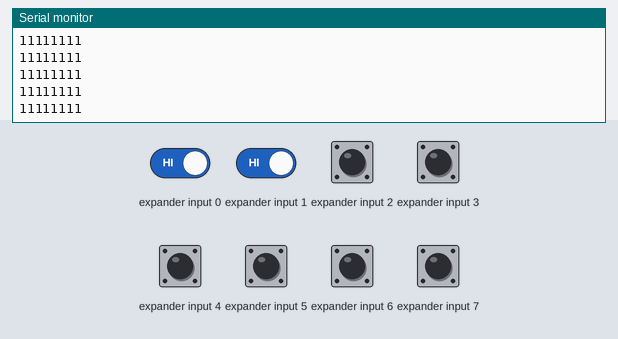
Bench run of a sketch on a simulated Arduino Uno, built with avr-gcc and run on an emulated ATmega328P. Parts: the last lines printed to the serial monitor. Wiring (inferred from the names in the program): input shift register (74HC165): load pin 8; clock pin 10; serial out pin 12. The test bench sets the inputs (shaded band); at power-on: expander input 0–7 HIGH.

Above: at 1.2 s.
1.3 s: expander input 0 driven LOW
At 1.8 s:
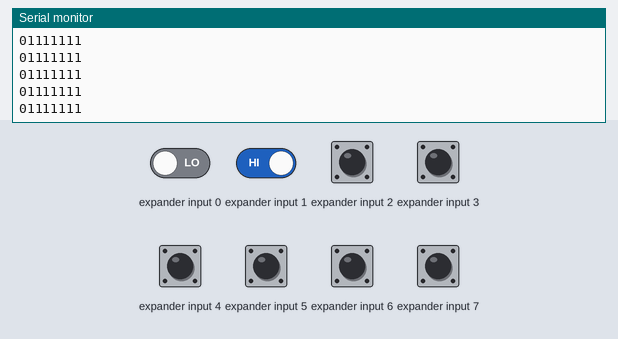
2.8 s: expander input 1 driven LOW
At 3.5 s:
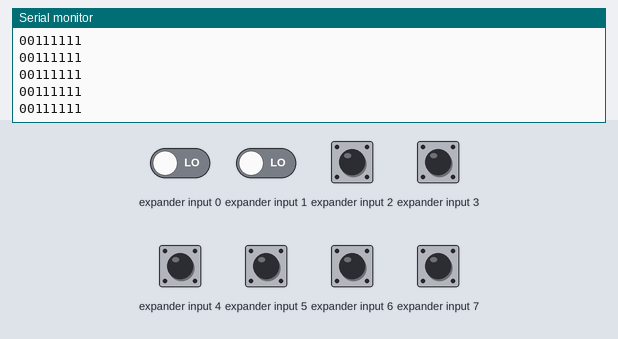
Timing chart, 0 to 4.1 s (numbered marks = the images above; inputs shaded):
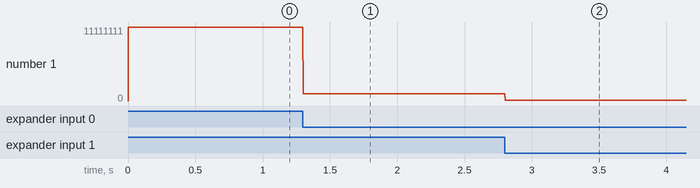

Measured:
- after the input at 1.3 s, the serial monitor: prints a new line at once (image 1)
- after the input at 2.8 s, the serial monitor: prints a new line at once (image 2)
- plotted number 1: 11111111 → 1111111 after the input at 1.3 s, 1111111 → 111111 after the input at 2.8 s

The sketch:

RoboChess-FullCode-v0.1.ino
```cpp
/***
 * Title:        Reading row1 of Chess board
 * Author(s):    Joe Biju; Cian Brady
 * Date:         2024-11-15
 * Comments:
 * - 3.75μs Response Time Delay of AH3562Q Hall Effect Sensor
 * - SNx4HC165 Shift Register triggered on rising edge  of Clock

***/
/*Definitions of Pin*/
#define dataPin   12    // Serial Out (Qh)
#define clockPin  10    // Clock pin (CLK)
#define latchPin  8     // Latch pin (SH/(LD)')

/*Toggles latchPin to load data parallel in*/
void loadData(void) {
  digitalWrite(latchPin, LOW);  // Pull LOW to load data
  delayMicroseconds(5);         // Short delay to ensure loading (3.75μs Response Time Delay of AH3562Q)
  digitalWrite(latchPin, HIGH); // Pull HIGH to latch data

  return;
}

/*Toggles clock to shift in byte to store in rowArray[]*/
void readByte(int rowArray[]) {
  int bit = 0;                              // Value
  for (int i = 0; i < 8; i++) {             // 8 Parallel-in Pins on Shift-register
    digitalWrite(clockPin, LOW);            // Clock Falling Edge (data not shifted)
    rowArray[8-1-i] = digitalRead(dataPin); // Store value at A column of rowArray
    // Serial.print(digitalRead(dataPin));
    digitalWrite(clockPin, HIGH);           // Clock Rising Edge (SNx4HC165 triggered on rising edge)
    delayMicroseconds(1);                   // Shift register has max delay of ~50ns when operating at 5V
  }
  // Serial.println("");

  return;
}

/*Prints our data in an array of specified size*/
void printArray(int array[], int array_size) {
  for (int i = 0; i < array_size; i++) {
    Serial.print(array[i]);
  }
  Serial.println();

  return;
}

void setup() {
  /*Set pin modes*/
  pinMode(dataPin, INPUT);
  pinMode(clockPin, OUTPUT);
  pinMode(latchPin, OUTPUT);

  /*Initialize serial communication for debugging*/
  Serial.begin(115200);
}

void loop() {
  /*Intialise*/
  int board_row1[8];

  /*Read data from Shift Registers*/
  loadData();
  readByte(board_row1);

  /*Output read data*/
  printArray(board_row1, 8);

  delay(1);

}
```
